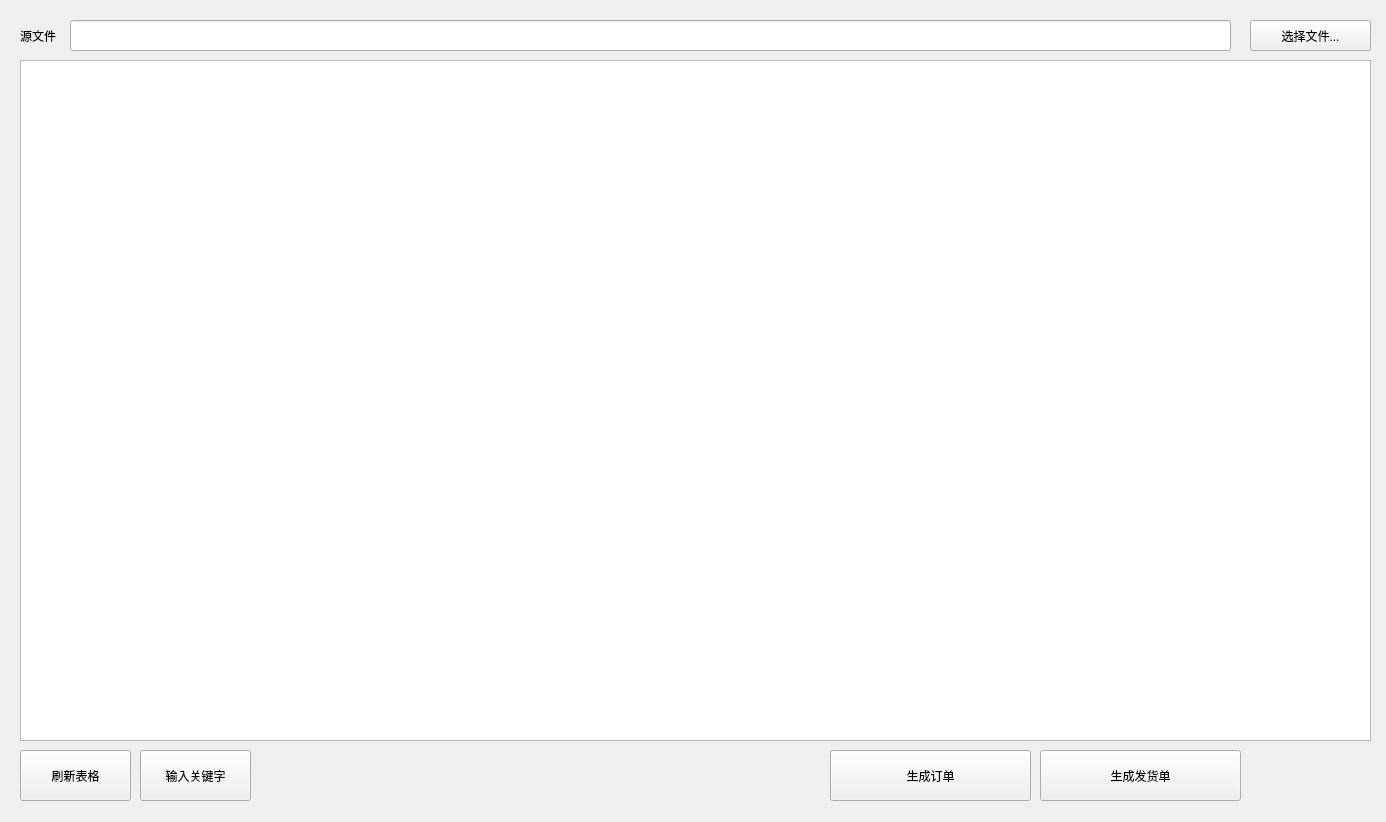
<?xml version="1.0" encoding="UTF-8"?>
<ui version="4.0">
 <class>Nitori_Main</class>
 <widget class="QWidget" name="Nitori_Main">
  <property name="geometry">
   <rect>
    <x>0</x>
    <y>0</y>
    <width>1386</width>
    <height>822</height>
   </rect>
  </property>
  <property name="windowTitle">
   <string>Nitori Matching</string>
  </property>
  <widget class="QPushButton" name="btn_create_order">
   <property name="geometry">
    <rect>
     <x>830</x>
     <y>750</y>
     <width>201</width>
     <height>51</height>
    </rect>
   </property>
   <property name="text">
    <string>生成订单</string>
   </property>
  </widget>
  <widget class="QPushButton" name="btn_refresh_table">
   <property name="geometry">
    <rect>
     <x>20</x>
     <y>750</y>
     <width>111</width>
     <height>51</height>
    </rect>
   </property>
   <property name="text">
    <string>刷新表格</string>
   </property>
  </widget>
  <widget class="QPushButton" name="btn_open">
   <property name="geometry">
    <rect>
     <x>1250</x>
     <y>20</y>
     <width>121</width>
     <height>31</height>
    </rect>
   </property>
   <property name="text">
    <string>选择文件...</string>
   </property>
  </widget>
  <widget class="QPushButton" name="btn_input_keyword">
   <property name="geometry">
    <rect>
     <x>140</x>
     <y>750</y>
     <width>111</width>
     <height>51</height>
    </rect>
   </property>
   <property name="text">
    <string>输入关键字</string>
   </property>
  </widget>
  <widget class="QLabel" name="label">
   <property name="geometry">
    <rect>
     <x>20</x>
     <y>20</y>
     <width>42</width>
     <height>31</height>
    </rect>
   </property>
   <property name="text">
    <string>源文件 </string>
   </property>
  </widget>
  <widget class="QLineEdit" name="lineEdit">
   <property name="geometry">
    <rect>
     <x>70</x>
     <y>20</y>
     <width>1161</width>
     <height>31</height>
    </rect>
   </property>
   <property name="readOnly">
    <bool>true</bool>
   </property>
  </widget>
  <widget class="QPushButton" name="btn_create_dispatch">
   <property name="geometry">
    <rect>
     <x>1040</x>
     <y>750</y>
     <width>201</width>
     <height>51</height>
    </rect>
   </property>
   <property name="text">
    <string>生成发货单</string>
   </property>
  </widget>
  <widget class="QTableView" name="tableView">
   <property name="geometry">
    <rect>
     <x>20</x>
     <y>60</y>
     <width>1351</width>
     <height>681</height>
    </rect>
   </property>
   <property name="editTriggers">
    <set>QAbstractItemView::NoEditTriggers</set>
   </property>
  </widget>
 </widget>
 <resources/>
 <connections/>
</ui>
